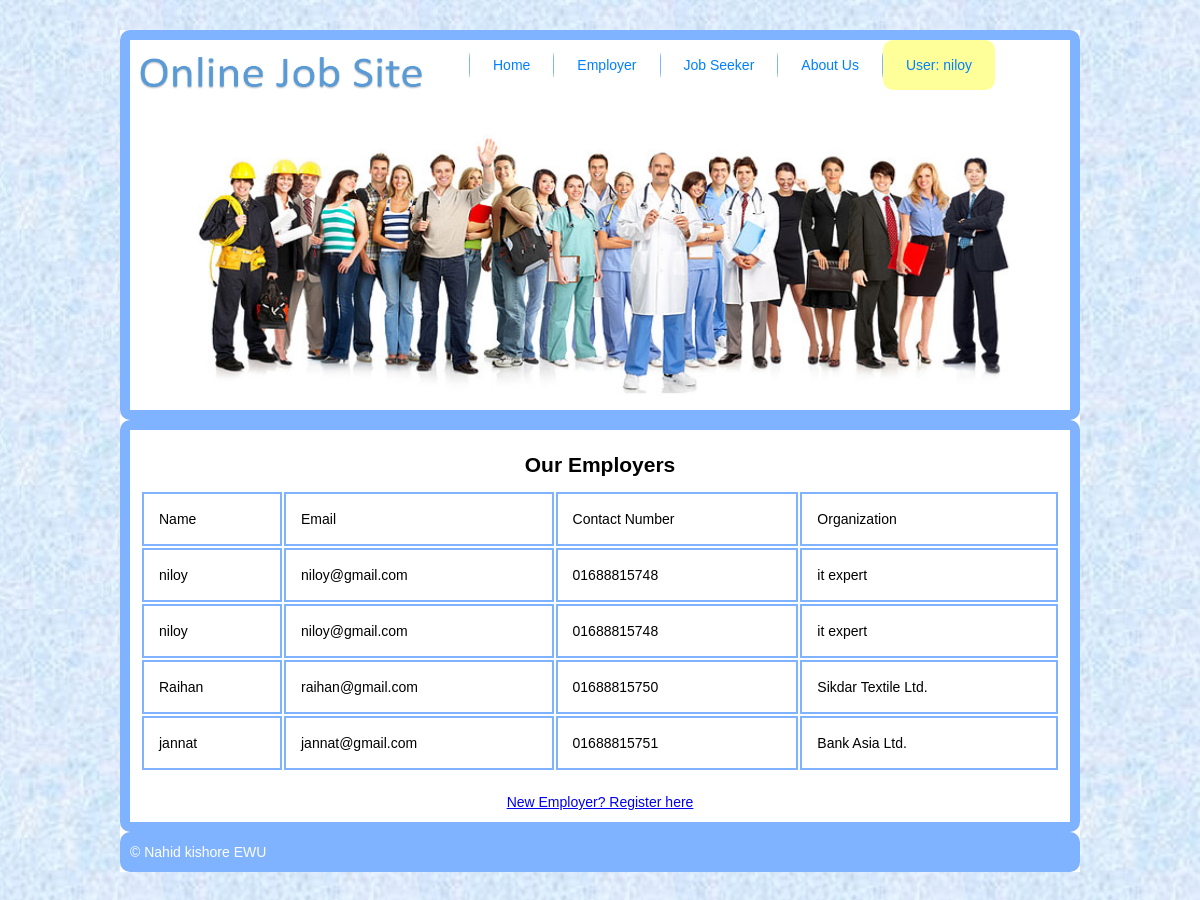
/Employer.php (signed in), run on the app's committed database.
### tables this page shows
CREATE TABLE `employer` (
  `Name` varchar(100) NOT NULL,
  `Email` varchar(100) NOT NULL,
  `ContactNo` varchar(100) NOT NULL,
  `Username` varchar(100) NOT NULL,
  `Password` varchar(100) NOT NULL,
  `Org_name` varchar(100) NOT NULL
);

### Employer.php (the view, shortened to what this page needs)
<!DOCTYPE html>
<?php
if(isset($_SESSION["Username"])){
	$userProfile=$_SESSION["Username"];
	$ut=$_SESSION["Usertype"];
	$flag=1;
}
else{
	$flag=0;
}
$conn = new mysqli("localhost", "root", "", "job");
$sql = "SELECT * FROM employer";
$result = mysqli_query($conn, $sql);
?>
<html>
<head>
	<link rel="stylesheet" type="text/css" href="all.css">
</head>
<body>
<div class="main">
	<div class="header">
		<img src="images/logo.png" width="300" height="70">
		<ul>
			<li><a href="index.php">Home</a></li>
			<li><a href="Employer.php">Employer</a></li>
			<li><a href="JobSeeker.php">Job Seeker</a></li>
			<li><a href="AboutUs.php">About Us</a></li>
			<?php
			if($flag==1){
				if($ut==1){
					echo "<li><a href='JobSeekerProfile.php' style='background: #ffff99;border-radius:10px'>User: ".$userProfile."</a></li>";
				}
				elseif ($ut==2) {
					echo "<li><a href='EmployerProfile.php' style='background: #ffff99;border-radius:10px'>User: ".$userProfile."</a></li>";
				}
				else{
					echo "<li><a href='AdministratorProfile.php' style='background: #ffff99;border-radius:10px'>User: ".$userProfile."</a></li>";
				}
			}
			else{
				echo "
				<li><a href='login.php'>Login</a></li>
				<li><a href='register.php'>Register</a></li>
				";
			}
			?>
		</ul>
		<img id="pic" src="images/bigpicture.jpg" alt="" width="960" height="300" />
	</div>
	<div class="content">
		<center><h2>Our Employers</h2></center>
		<table class="tt">
		<tr>
			<td>Name</td>
			<td>Email</td>
			<td>Contact Number</td>
			<td>Organization</td>
		</tr>
		<?php
		if ($result->num_rows > 0) {
		    while($row = $result->fetch_assoc()) {
		    	$name=$row["Name"];
		    	$email=$row["Email"];
		    	$contact=$row["ContactNo"];
		    	$address=$row["Org_name"];
		    	echo "<tr><td>$name</td><td>$email</td><td>$contact</td><td>$address</td></tr>";
		    }
		} else {
		    echo "0 results";
		}
		?>
		</table><br>
		<center><a href="EmployerReg.php">New Employer? Register here</a></center>
	</div>
	<div class="footer">&copy Nahid kishore EWU</div>
</div>
</body>
</html>

### all.css (style rules this page uses)
* { margin:0;padding:0 }
body { font-family:Arial;font-size:14px;line-height:20px;color:black;background:url(images/back.jpg); }
.main { width:960px;margin:30px auto;display:block;overflow:hidden;background: #fff; }
.header { overflow: hidden;border: 10px solid #80b3ff;border-radius: 10px }
.header img { float: left;border-right: 39px solid #fff }
.header ul { list-style:none }
.header ul li { float:left;border-left:1px solid #80b3ff;border-radius: 18px }
.header ul li a { display:block;background:#fff;color:#0080ff;padding:15px 23px;text-decoration:none }
.content { overflow: hidden;border: 10px solid #80b3ff;border-radius: 10px;padding: 10px; }
.content h2,h3,h4,p,input { padding: 15px }
.tt { width: 100%; }
.tt td { border:2px solid #80b3ff;padding: 15px; }
.footer { background:#80b3ff;color:#fff;padding:10px;border-radius: 10px }

### data on the page
employer: Name "niloy", Email "niloy@gmail.com", ContactNo "01688815748", Org_name "it expert"
employer: Name "niloy", Email "niloy@gmail.com", ContactNo "01688815748", Org_name "it expert"
employer: Name "Raihan", Email "raihan@gmail.com", ContactNo "01688815750", Org_name "Sikdar Textile Ltd."
employer: Name "jannat", Email "jannat@gmail.com", ContactNo "01688815751", Org_name "Bank Asia Ltd."

### other printed values
$userProfile "niloy"
